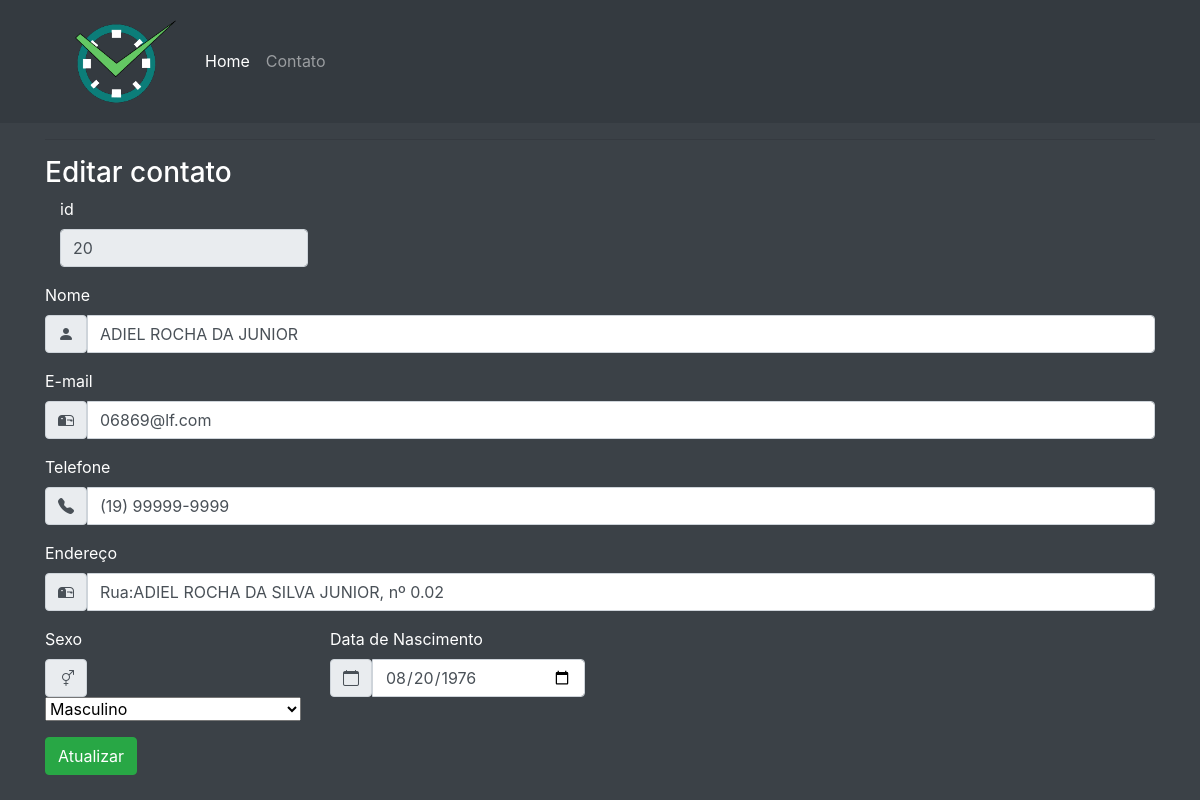
The app's page /sistema/agenda/index.php?menuop=editar-contato&idContato=20 with its own data.
### tables this page shows
CREATE TABLE `tbcontatos` (
  `idContato` int(11) NOT NULL,
  `nomeContato` varchar(200) NOT NULL,
  `emailContato` varchar(100) NOT NULL,
  `telefoneContato` varchar(50) NOT NULL,
  `enderecoContato` varchar(200) NOT NULL,
  `sexoContato` char(1) NOT NULL,
  `dataNascContato` date NOT NULL,
  `flagFavoritoContato` tinyint(1) NOT NULL,
  `nomeFotoContato` varchar(255) NOT NULL,
  `dataCadastro` datetime NOT NULL
);

### sistema/agenda/paginas/contatos/editar-contato.php (the view, shortened to what this page needs)
<?php
    $idContato = $_GET['idContato'];
    $sql = "SELECT * FROM tbContatos WHERE idContato = {$idContato}";
    $rs = mysqli_query($conexao,$sql) or die("Erro ao recuperar os dados do registro" . mysqli_error($conexao)) ;
    $dados = mysqli_fetch_assoc($rs);
?>
<header>
    <h3>Editar contato</h3>
</header>
<div class="row">
    <div class="container-fluid">
        <form action="index.php?menuop=atualizar-contato" method="post">
            <div class="mb-3 col-3" >
                <label  class="form-label" for="idContato">id</label>
                <input class="form-control"  type="text" id="idContato" name="idContato" value="<?=$dados['idContato']?>" readonly>
            </div>
            <div class="mb-3">
                <label  class="form-label" for="nomeContato">Nome</label>
                <div class="input-group">
                    <span class="input-group-text"><i class="bi bi-person-fill"></i></span>
                    <input class="form-control"  type="text" id="nomeContato" name="nomeContato" value="<?=$dados['nomeContato']?>">
                </div>
            </div>
            <div class="mb-3">
                <label  class="form-label" for="emailContato">E-mail</label>
                <div class="input-group">
                    <span class="input-group-text"><i class="bi bi-mailbox2"></i></span>
                    <input class="form-control"  type="email" id="emailContato" name="emailContato" value="<?=$dados['emailContato']?>">
                </div>
            </div>
            <div class="mb-3">
                <label  class="form-label" for="telefoneContato">Telefone</label>
                <div class="input-group">
                    <span class="input-group-text"><i class="bi bi-telephone-fill"></i></span>
                    <input class="form-control"  type="text" id="telefoneContato" name="telefoneContato" value="<?=$dados['telefoneContato']?>">
                </div>
            </div>
            <div class="mb-3">
                <label  class="form-label" for="enderecoContato">Endereço</label>
                <div class="input-group">
                    <span class="input-group-text"><i class="bi bi-mailbox2"></i></span>
                    <input class="form-control"  type="text" id="enderecoContato" name="enderecoContato" value="<?=$dados['enderecoContato']?>">
                </div>
            </div>
            <div class="row">
                <div class="mb-3 col-3">
                    <label class="form-label" for="sexoContato">Sexo</label>
                    <div class="input-group">
                        <span class="input-group-text">
                            <i class="bi bi-gender-ambiguous"></i>
                        </span>
                        <select class="form-select" name="sexoContato" id="sexoContato">
                            <option <?php echo($dados['sexoContato']=='M')?'selected':'' ?> value="M">Masculino</option>
                        </select>
                    </div>
                </div>
                <div class="mb-3 col-3">
                    <label  class="form-label" for="dataNascContato">Data de Nascimento</label>
                    <div class="input-group">
                        <span class="input-group-text"><i class="bi bi-calendar"></i></span>
                        <input class="form-control"  type="date" id="dataNascContato" name="dataNascContato" value="<?=$dados['dataNascContato']?>">
                    </div>
                </div>
            </div>
            <div class="mb-3">
                <input class="btn btn-success" type="submit" value="Atualizar" name="btnAtualizar">
            </div>
        </form>
    </div>
    </div>
</div>

### sistema/agenda/css/estilo-padrao.css (style rules this page uses)
body { background-color: #3b4147; color: white; }

### records on screen
tbcontatos: idContato "20", nomeContato "ADIEL ROCHA DA JUNIOR", emailContato "06869@lf.com", telefoneContato "(19) 99999-9999", enderecoContato "Rua:ADIEL ROCHA DA SILVA JUNIOR, nº 0.02", sexoContato "Masculino", dataNascContato "08/20/1976"
